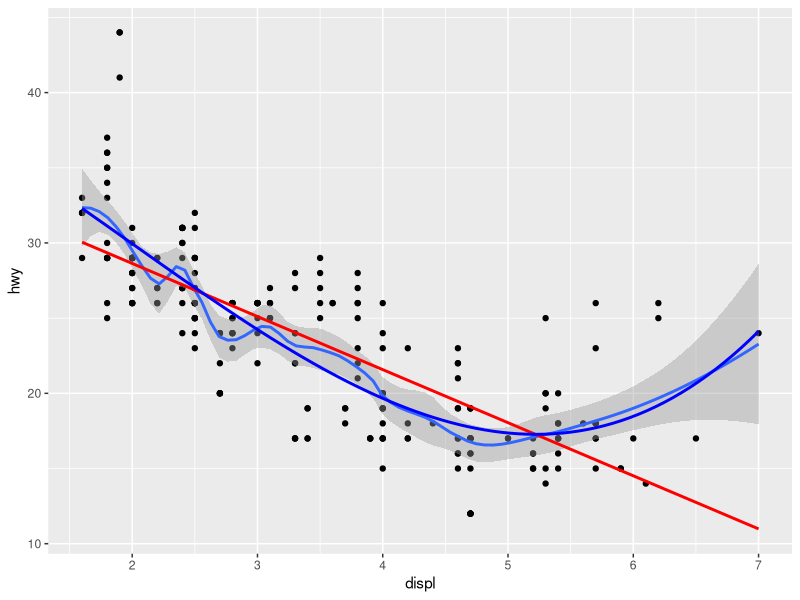
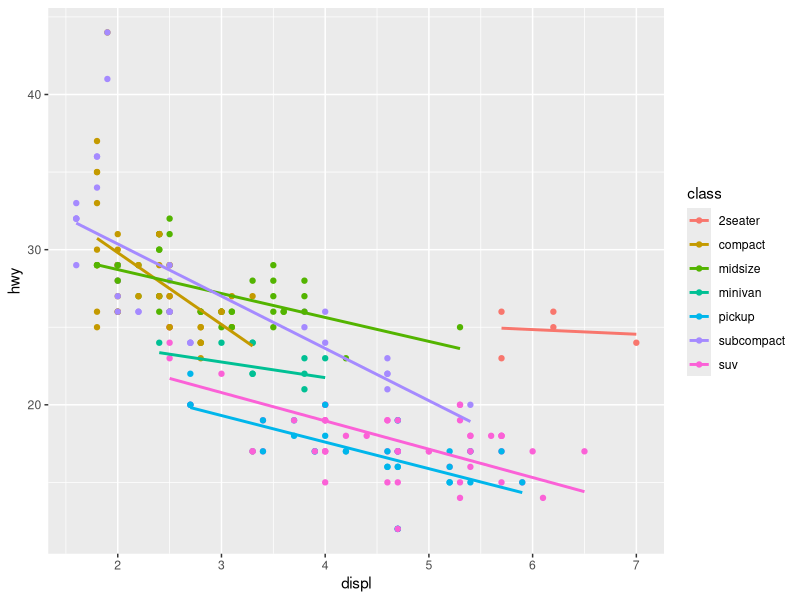
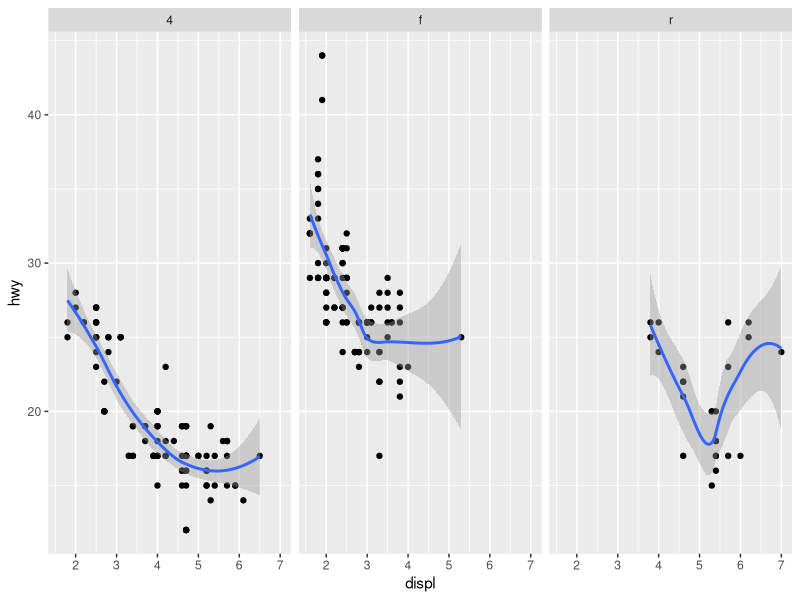
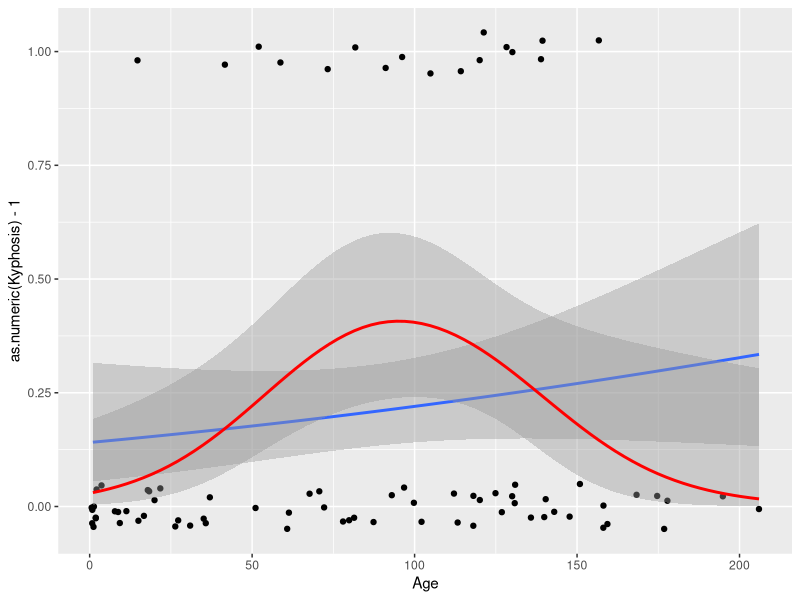

Write R code to recreate these figures, in order.
## ---- chunk 1
knitr::opts_chunk$set(echo = TRUE)
## ---- chunk 2
library(ggplot2)

# Use span to control the "wiggliness" of the default loess smoother
# The span is the fraction of points used to fit each local regression:
# small numbers make a wigglier curve, larger numbers make a smoother curve.
ggplot(mpg, aes(displ, hwy)) +
  geom_point() +
  geom_smooth(span = 0.3) +
  geom_smooth(method = "lm", se = FALSE,colour = "red") +
  geom_smooth(method = "lm", formula = y ~ splines::bs(x, 3), se = FALSE,colour = "blue") 
## ---- chunk 3
# Smoothes are automatically fit to each group (defined by categorical
# aesthetics or the group aesthetic) and for each facet

ggplot(mpg, aes(displ, hwy, colour = class)) +
  geom_point() +
  geom_smooth(se = FALSE, method = "lm")
## ---- chunk 4
ggplot(mpg, aes(displ, hwy)) +
  geom_point() +
  geom_smooth(span = 0.8) +
  facet_wrap(~drv)
## ---- chunk 5
binomial_smooth <- function(...) {
  geom_smooth(method = "glm", method.args = list(family = "binomial"), ...)
}
# To fit a logistic regression, you need to coerce the values to
# a numeric vector lying between 0 and 1.
ggplot(rpart::kyphosis, aes(Age, as.numeric(Kyphosis) - 1)) +
  geom_jitter(height = 0.05) +
  binomial_smooth() +
  binomial_smooth(formula = y ~ splines::ns(x, 2),colour = "red")
  
